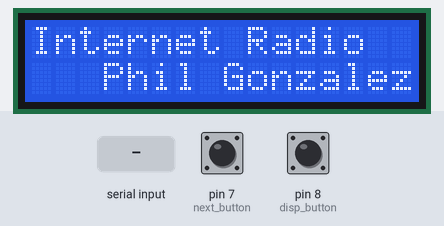
Bench run of a sketch on a simulated Arduino Uno, built with avr-gcc and run on an emulated ATmega328P. Parts: 16×2 character LCD. Inputs (shaded band) come from the test bench; at power-on: pin 7 (next_button) LOW, pin 8 (disp_button) LOW.

Above: at 1.2 s.
1.3 s: "~" received over Serial
At 2.3 s:
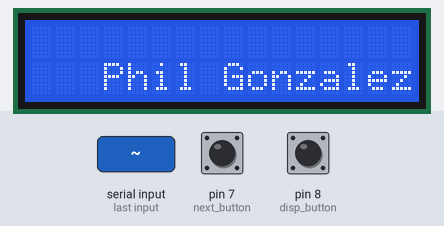
6.0 s: "`" received over Serial
At 6.5 s:
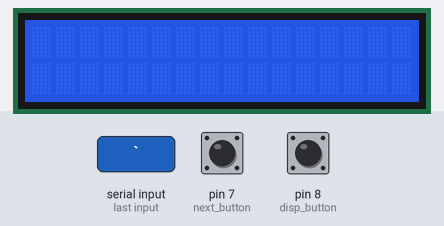
Timing chart, 0 to 8.5 s (numbered marks = the images above; inputs shaded):
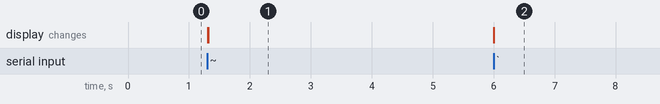

Measured:
- after the input at 1.3 s, the display: first changes at once (image 1 shows a later state)
- after the input at 6.0 s, the display: changes at once (image 2)

The sketch:

radio.ino
```cpp
#include <LiquidCrystal.h>
LiquidCrystal lcd(12, 11, 5, 4, 3, 2);

String read_string = "";

String line1 = "Internet Radio";
int line1_length = line1.length();
String line2 = "   Phil Gonzalez";
int line2_length = line2.length();

int longest_string = 0;

int next_button = 7;
boolean current_next_button = LOW;

int disp_button = 8;
boolean current_disp_button = LOW;


int left_scroll_counter = 0;
int right_scroll_counter = 0;
long previous_move_right = 0;
long previous_move_left = 0;
long previous_scroll_right = 0;
long previous_scroll_left = 0;

String new_info = "null";

boolean move_right = LOW;
boolean move_left = LOW;

void setup()
{
  Serial.begin(9600);
  Serial.flush();
  lcd.begin(16, 2);
  lcd.setCursor(0,0);

  if (line1_length >= line2_length)
  {
    longest_string = line1_length;
  }
  if (line2_length > line1_length)
  {
    longest_string = line2_length;
  }
  //Serial.println(longest_string);
}

void loop()
{
  unsigned long current_millis = millis();
  while (Serial.available())
  {
    lcd.clear();
    delay(10);
    char c = Serial.read();

    if (c == '~')
      {
        line1 = read_string;
        line1_length = line1.length();
        read_string = "";
        if (line1_length >= line2_length)
        {
          longest_string = line1_length;
        }
        if (line2_length > line1_length)
        {
          longest_string = line2_length;
        }
        break;
      }
    if ( c == '`')
      {
        line2 = read_string;
        line2_length = line2.length();
        read_string = "";
        if (line1_length >= line2_length)
        {
          longest_string = line1_length;
        }
        if (line2_length > line1_length)
        {
          longest_string = line2_length;
        }
        break;
      }
    read_string += c;

    //line1_length = line1.length();
    //line2_length = line2.length();

    new_info = "Yes";
    move_right = LOW;
    move_left = LOW;
    left_scroll_counter = 0;
    right_scroll_counter = 0;


    //if(line1_length >= line2_length)
    //{
     //longest_string = line1_length;
     //Serial.println(line1_length);
    //}

    //if(line2_length > line1_length)
    //{
     //longest_string = line2_length;
     //Serial.println(line1_length);
    //}

  }

   lcd.setCursor(0,0);
   lcd.print(line1);
   lcd.setCursor(0,1);
   lcd.print(line2);
   //read_string = "";


  if(longest_string > 16)
  {
    if (new_info == "Yes")
    {

      //Serial.println(left_scroll_counter);
      //Serial.println(right_scroll_counter);
      new_info = "Yes2";
      previous_move_left = current_millis;
    }
    if ((current_millis - previous_move_left > 1000) && (new_info == "Yes2"))
    {
      move_left = HIGH;
      new_info = "No";
    }
  }

  if ((move_left == HIGH) && (new_info == "No") && (longest_string > 16))
  {
    if (current_millis - previous_scroll_left > 300)
      {
        if (left_scroll_counter < (longest_string - 16))
        {
        //Serial.println(left_scroll_counter - (longest_string - 16));
        lcd.scrollDisplayLeft();
        previous_scroll_left = current_millis;
        left_scroll_counter = left_scroll_counter + 1;
        }
        else
        {
          move_left = LOW;
          left_scroll_counter = 0;
          new_info = "No2";
        }
      }
  }

  if ((move_left == LOW) && (new_info == "No2") && (longest_string > 16))
  {
    new_info = "No3";
    previous_move_right = current_millis;
    //Serial.println("we got it");
  }
  if ((current_millis - previous_move_right > 1000) && (new_info == "No3") && (move_left == LOW))
  {
    //Serial.println("again");
    move_right = HIGH;
    new_info = "No4";
  }

  if ((move_right == HIGH) && (new_info == "No4"))
  {
    //Serial.println("we got it");
    if (current_millis - previous_scroll_right > 300)
      {
        if (right_scroll_counter < (longest_string - 16))
        {
        //Serial.println(right_scroll_counter - (longest_string - 16));
        lcd.scrollDisplayRight();
        previous_scroll_right = current_millis;
        right_scroll_counter = right_scroll_counter + 1;
        }
        else
        {
          move_right = LOW;
          right_scroll_counter = 0;
          new_info = "No5";
        }
      }
  }

  if ((move_right == LOW) && (new_info == "No5"))
  {
    new_info = "Yes2";
    previous_move_left = current_millis;
  }
  if ((current_millis - previous_move_left > 1000) && (new_info == "Yes2"))
  {
    move_left = HIGH;
    new_info = "No";
  }

  if (digitalRead(next_button) == HIGH)
  {
    delay(20);
    if (digitalRead(next_button) == HIGH)
    {
      current_next_button = HIGH;
     }
  }

  if (current_next_button == HIGH)
  {
    current_next_button = LOW;
    Serial.println("Next!");
    delay(200);
  }

  if (digitalRead(disp_button) == HIGH)
  {
    delay(60);
    if (digitalRead(disp_button) == HIGH)
    {
      current_disp_button = HIGH;
     }
  }

  if (current_disp_button == HIGH)
  {
    current_disp_button = LOW;
    //Serial.println("Display!");
    Serial.println("Tweet!");
    delay(200);
  }

}
```
